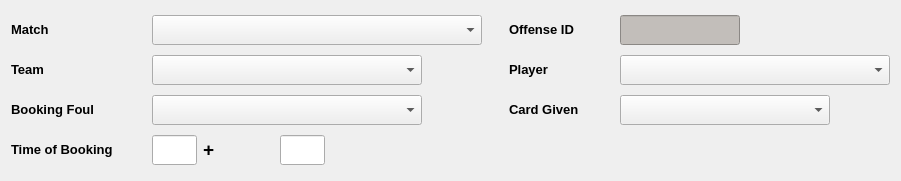
  <widget class="QWidget" name="">
   <property name="geometry">
    <rect>
     <x>10</x>
     <y>200</y>
     <width>901</width>
     <height>181</height>
    </rect>
   </property>
   <layout class="QGridLayout" name="gridLayout">
    <item row="0" column="0">
     <widget class="QLabel" name="label_3">
      <property name="minimumSize">
       <size>
        <width>105</width>
        <height>30</height>
       </size>
      </property>
      <property name="maximumSize">
       <size>
        <width>105</width>
        <height>30</height>
       </size>
      </property>
      <property name="text">
       <string>&lt;!DOCTYPE HTML PUBLIC &quot;-//W3C//DTD HTML 4.0//EN&quot; &quot;http://www.w3.org/TR/REC-html40/strict.dtd&quot;&gt;
&lt;html&gt;&lt;head&gt;&lt;meta name=&quot;qrichtext&quot; content=&quot;1&quot; /&gt;&lt;style type=&quot;text/css&quot;&gt;
p, li { white-space: pre-wrap; }
&lt;/style&gt;&lt;/head&gt;&lt;body style=&quot; font-family:'Sans'; font-size:10pt; font-weight:400; font-style:normal;&quot;&gt;
&lt;p style=&quot; margin-top:0px; margin-bottom:0px; margin-left:0px; margin-right:0px; -qt-block-indent:0; text-indent:0px;&quot;&gt;&lt;span style=&quot; font-weight:600;&quot;&gt;Match&lt;/span&gt;&lt;/p&gt;&lt;/body&gt;&lt;/html&gt;</string>
      </property>
     </widget>
    </item>
    <item row="0" column="1" colspan="2">
     <widget class="QComboBox" name="matchSelect">
      <property name="minimumSize">
       <size>
        <width>330</width>
        <height>30</height>
       </size>
      </property>
      <property name="maximumSize">
       <size>
        <width>330</width>
        <height>30</height>
       </size>
      </property>
     </widget>
    </item>
    <item row="0" column="3">
     <widget class="QLabel" name="label_4">
      <property name="minimumSize">
       <size>
        <width>105</width>
        <height>30</height>
       </size>
      </property>
      <property name="maximumSize">
       <size>
        <width>105</width>
        <height>30</height>
       </size>
      </property>
      <property name="text">
       <string>&lt;!DOCTYPE HTML PUBLIC &quot;-//W3C//DTD HTML 4.0//EN&quot; &quot;http://www.w3.org/TR/REC-html40/strict.dtd&quot;&gt;
&lt;html&gt;&lt;head&gt;&lt;meta name=&quot;qrichtext&quot; content=&quot;1&quot; /&gt;&lt;style type=&quot;text/css&quot;&gt;
p, li { white-space: pre-wrap; }
&lt;/style&gt;&lt;/head&gt;&lt;body style=&quot; font-family:'Sans'; font-size:10pt; font-weight:400; font-style:normal;&quot;&gt;
&lt;p style=&quot; margin-top:0px; margin-bottom:0px; margin-left:0px; margin-right:0px; -qt-block-indent:0; text-indent:0px;&quot;&gt;&lt;span style=&quot; font-weight:600;&quot;&gt;Offense ID&lt;/span&gt;&lt;/p&gt;&lt;/body&gt;&lt;/html&gt;</string>
      </property>
     </widget>
    </item>
    <item row="0" column="4">
     <widget class="QLineEdit" name="offenseID_display">
      <property name="minimumSize">
       <size>
        <width>120</width>
        <height>30</height>
       </size>
      </property>
      <property name="maximumSize">
       <size>
        <width>120</width>
        <height>30</height>
       </size>
      </property>
      <property name="styleSheet">
       <string notr="true">background-color: rgb(194, 190, 186);</string>
      </property>
      <property name="maxLength">
       <number>7</number>
      </property>
      <property name="readOnly">
       <bool>true</bool>
      </property>
     </widget>
    </item>
    <item row="1" column="0">
     <widget class="QLabel" name="label_5">
      <property name="minimumSize">
       <size>
        <width>105</width>
        <height>30</height>
       </size>
      </property>
      <property name="maximumSize">
       <size>
        <width>105</width>
        <height>30</height>
       </size>
      </property>
      <property name="text">
       <string>&lt;!DOCTYPE HTML PUBLIC &quot;-//W3C//DTD HTML 4.0//EN&quot; &quot;http://www.w3.org/TR/REC-html40/strict.dtd&quot;&gt;
&lt;html&gt;&lt;head&gt;&lt;meta name=&quot;qrichtext&quot; content=&quot;1&quot; /&gt;&lt;style type=&quot;text/css&quot;&gt;
p, li { white-space: pre-wrap; }
&lt;/style&gt;&lt;/head&gt;&lt;body style=&quot; font-family:'Sans'; font-size:10pt; font-weight:400; font-style:normal;&quot;&gt;
&lt;p style=&quot; margin-top:0px; margin-bottom:0px; margin-left:0px; margin-right:0px; -qt-block-indent:0; text-indent:0px;&quot;&gt;&lt;span style=&quot; font-weight:600;&quot;&gt;Team&lt;/span&gt;&lt;/p&gt;&lt;/body&gt;&lt;/html&gt;</string>
      </property>
     </widget>
    </item>
    <item row="1" column="1" colspan="2">
     <widget class="QComboBox" name="teamSelect">
      <property name="minimumSize">
       <size>
        <width>270</width>
        <height>30</height>
       </size>
      </property>
      <property name="maximumSize">
       <size>
        <width>270</width>
        <height>30</height>
       </size>
      </property>
      <property name="toolTip">
       <string>Team of booked player</string>
      </property>
     </widget>
    </item>
    <item row="1" column="3">
     <widget class="QLabel" name="label_10">
      <property name="minimumSize">
       <size>
        <width>105</width>
        <height>30</height>
       </size>
      </property>
      <property name="maximumSize">
       <size>
        <width>105</width>
        <height>30</height>
       </size>
      </property>
      <property name="text">
       <string>&lt;!DOCTYPE HTML PUBLIC &quot;-//W3C//DTD HTML 4.0//EN&quot; &quot;http://www.w3.org/TR/REC-html40/strict.dtd&quot;&gt;
&lt;html&gt;&lt;head&gt;&lt;meta name=&quot;qrichtext&quot; content=&quot;1&quot; /&gt;&lt;style type=&quot;text/css&quot;&gt;
p, li { white-space: pre-wrap; }
&lt;/style&gt;&lt;/head&gt;&lt;body style=&quot; font-family:'Sans'; font-size:10pt; font-weight:400; font-style:normal;&quot;&gt;
&lt;p style=&quot; margin-top:0px; margin-bottom:0px; margin-left:0px; margin-right:0px; -qt-block-indent:0; text-indent:0px;&quot;&gt;&lt;span style=&quot; font-weight:600;&quot;&gt;Player&lt;/span&gt;&lt;/p&gt;&lt;/body&gt;&lt;/html&gt;</string>
      </property>
     </widget>
    </item>
    <item row="1" column="4">
     <widget class="QComboBox" name="playerSelect">
      <property name="minimumSize">
       <size>
        <width>270</width>
        <height>30</height>
       </size>
      </property>
      <property name="maximumSize">
       <size>
        <width>270</width>
        <height>30</height>
       </size>
      </property>
      <property name="toolTip">
       <string>Player booked</string>
      </property>
     </widget>
    </item>
    <item row="2" column="0">
     <widget class="QLabel" name="label_7">
      <property name="minimumSize">
       <size>
        <width>105</width>
        <height>30</height>
       </size>
      </property>
      <property name="maximumSize">
       <size>
        <width>105</width>
        <height>30</height>
       </size>
      </property>
      <property name="text">
       <string>&lt;!DOCTYPE HTML PUBLIC &quot;-//W3C//DTD HTML 4.0//EN&quot; &quot;http://www.w3.org/TR/REC-html40/strict.dtd&quot;&gt;
&lt;html&gt;&lt;head&gt;&lt;meta name=&quot;qrichtext&quot; content=&quot;1&quot; /&gt;&lt;style type=&quot;text/css&quot;&gt;
p, li { white-space: pre-wrap; }
&lt;/style&gt;&lt;/head&gt;&lt;body style=&quot; font-family:'Sans'; font-size:10pt; font-weight:400; font-style:normal;&quot;&gt;
&lt;p style=&quot; margin-top:0px; margin-bottom:0px; margin-left:0px; margin-right:0px; -qt-block-indent:0; text-indent:0px;&quot;&gt;&lt;span style=&quot; font-weight:600;&quot;&gt;Booking Foul&lt;/span&gt;&lt;/p&gt;&lt;/body&gt;&lt;/html&gt;</string>
      </property>
     </widget>
    </item>
    <item row="2" column="1" colspan="2">
     <widget class="QComboBox" name="foulSelect">
      <property name="minimumSize">
       <size>
        <width>270</width>
        <height>30</height>
       </size>
      </property>
      <property name="maximumSize">
       <size>
        <width>270</width>
        <height>30</height>
       </size>
      </property>
      <property name="toolTip">
       <string>Foul that resulted in a booking</string>
      </property>
     </widget>
    </item>
    <item row="2" column="3">
     <widget class="QLabel" name="label_6">
      <property name="minimumSize">
       <size>
        <width>105</width>
        <height>30</height>
       </size>
      </property>
      <property name="maximumSize">
       <size>
        <width>105</width>
        <height>30</height>
       </size>
      </property>
      <property name="text">
       <string>&lt;!DOCTYPE HTML PUBLIC &quot;-//W3C//DTD HTML 4.0//EN&quot; &quot;http://www.w3.org/TR/REC-html40/strict.dtd&quot;&gt;
&lt;html&gt;&lt;head&gt;&lt;meta name=&quot;qrichtext&quot; content=&quot;1&quot; /&gt;&lt;style type=&quot;text/css&quot;&gt;
p, li { white-space: pre-wrap; }
&lt;/style&gt;&lt;/head&gt;&lt;body style=&quot; font-family:'Sans'; font-size:10pt; font-weight:400; font-style:normal;&quot;&gt;
&lt;p style=&quot; margin-top:0px; margin-bottom:0px; margin-left:0px; margin-right:0px; -qt-block-indent:0; text-indent:0px;&quot;&gt;&lt;span style=&quot; font-weight:600;&quot;&gt;Card Given&lt;/span&gt;&lt;/p&gt;&lt;/body&gt;&lt;/html&gt;</string>
      </property>
     </widget>
    </item>
    <item row="2" column="4">
     <widget class="QComboBox" name="cardSelect">
      <property name="minimumSize">
       <size>
        <width>210</width>
        <height>30</height>
       </size>
      </property>
      <property name="maximumSize">
       <size>
        <width>210</width>
        <height>30</height>
       </size>
      </property>
      <property name="toolTip">
       <string>Card type shown</string>
      </property>
     </widget>
    </item>
    <item row="3" column="0">
     <widget class="QLabel" name="label_8">
      <property name="minimumSize">
       <size>
        <width>135</width>
        <height>30</height>
       </size>
      </property>
      <property name="maximumSize">
       <size>
        <width>135</width>
        <height>30</height>
       </size>
      </property>
      <property name="text">
       <string>&lt;!DOCTYPE HTML PUBLIC &quot;-//W3C//DTD HTML 4.0//EN&quot; &quot;http://www.w3.org/TR/REC-html40/strict.dtd&quot;&gt;
&lt;html&gt;&lt;head&gt;&lt;meta name=&quot;qrichtext&quot; content=&quot;1&quot; /&gt;&lt;style type=&quot;text/css&quot;&gt;
p, li { white-space: pre-wrap; }
&lt;/style&gt;&lt;/head&gt;&lt;body style=&quot; font-family:'Sans'; font-size:10pt; font-weight:400; font-style:normal;&quot;&gt;
&lt;p style=&quot; margin-top:0px; margin-bottom:0px; margin-left:0px; margin-right:0px; -qt-block-indent:0; text-indent:0px;&quot;&gt;&lt;span style=&quot; font-weight:600;&quot;&gt;Time of Booking&lt;/span&gt;&lt;/p&gt;&lt;/body&gt;&lt;/html&gt;</string>
      </property>
     </widget>
    </item>
    <item row="3" column="1">
     <layout class="QHBoxLayout" name="horizontalLayout">
      <item>
       <widget class="QLineEdit" name="foultimeEdit">
        <property name="minimumSize">
         <size>
          <width>45</width>
          <height>30</height>
         </size>
        </property>
        <property name="maximumSize">
         <size>
          <width>45</width>
          <height>30</height>
         </size>
        </property>
        <property name="toolTip">
         <string>Match time</string>
        </property>
        <property name="inputMask">
         <string>00; </string>
        </property>
        <property name="maxLength">
         <number>2</number>
        </property>
       </widget>
      </item>
      <item>
       <widget class="QLabel" name="label_9">
        <property name="text">
         <string>&lt;!DOCTYPE HTML PUBLIC &quot;-//W3C//DTD HTML 4.0//EN&quot; &quot;http://www.w3.org/TR/REC-html40/strict.dtd&quot;&gt;
&lt;html&gt;&lt;head&gt;&lt;meta name=&quot;qrichtext&quot; content=&quot;1&quot; /&gt;&lt;style type=&quot;text/css&quot;&gt;
p, li { white-space: pre-wrap; }
&lt;/style&gt;&lt;/head&gt;&lt;body style=&quot; font-family:'Sans'; font-size:10pt; font-weight:400; font-style:normal;&quot;&gt;
&lt;p style=&quot; margin-top:0px; margin-bottom:0px; margin-left:0px; margin-right:0px; -qt-block-indent:0; text-indent:0px;&quot;&gt;&lt;span style=&quot; font-size:14pt; font-weight:600;&quot;&gt;+&lt;/span&gt;&lt;/p&gt;&lt;/body&gt;&lt;/html&gt;</string>
        </property>
       </widget>
      </item>
      <item>
       <widget class="QLineEdit" name="stoppageEdit">
        <property name="minimumSize">
         <size>
          <width>45</width>
          <height>30</height>
         </size>
        </property>
        <property name="maximumSize">
         <size>
          <width>45</width>
          <height>30</height>
         </size>
        </property>
        <property name="toolTip">
         <string>Stoppage time</string>
        </property>
        <property name="inputMask">
         <string>00; </string>
        </property>
        <property name="maxLength">
         <number>2</number>
        </property>
       </widget>
      </item>
     </layout>
    </item>
    <item row="3" column="2">
     <spacer name="horizontalSpacer">
      <property name="orientation">
       <enum>Qt::Horizontal</enum>
      </property>
      <property name="sizeHint" stdset="0">
       <size>
        <width>138</width>
        <height>20</height>
       </size>
      </property>
     </spacer>
    </item>
    <item row="3" column="3" colspan="2">
     <spacer name="horizontalSpacer_3">
      <property name="orientation">
       <enum>Qt::Horizontal</enum>
      </property>
      <property name="sizeHint" stdset="0">
       <size>
        <width>388</width>
        <height>20</height>
       </size>
      </property>
     </spacer>
    </item>
   </layout>
  </widget>
